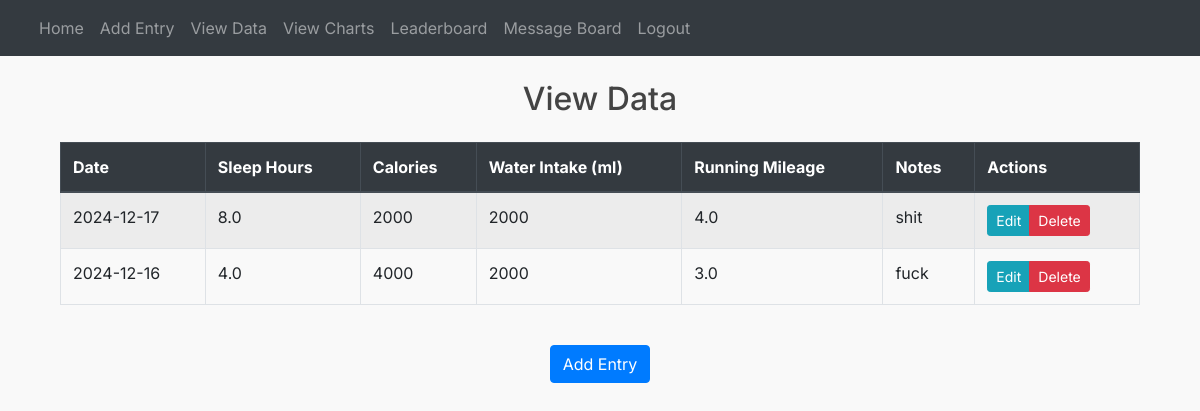
The page /view_data (signed in) on the database its author committed.
### website/models.py (models this page shows)
class Entry(db.Model):
    id = db.Column(db.Integer, primary_key=True)
    date = db.Column(db.Date, default=datetime.date.today)
    sleep_hours = db.Column(db.Float, default=0)
    calories = db.Column(db.Integer, default=0)
    water_intake = db.Column(db.Integer, default=0)
    running_mileage = db.Column(db.Float, default=0)
    notes = db.Column(db.Text, nullable=True)
    user_id = db.Column(db.Integer, db.ForeignKey('user.id'))

### website/views.py (the view)
@views.route('/view_data', methods=['GET', 'POST'])
@login_required
def view_data():
    entries = Entry.query.filter_by(user_id=current_user.id).order_by(Entry.date.desc()).all()
    print(f"Found {len(entries)} entries for user {current_user.id}")  # Debug print
    for entry in entries:
        print(f"Entry {entry.id}: date={entry.date}, sleep={entry.sleep_hours}, calories={entry.calories}, water={entry.water_intake}, miles={entry.running_mileage}")  # Debug print
    return render_template("view_data.html", user=current_user, entries=entries, chart_data=True)

### website/__init__.py (called while the page is built)
@event.listens_for(Engine, "connect")
def set_sqlite_pragma(dbapi_connection, connection_record):
    if isinstance(dbapi_connection, sqlite3.Connection):
        cursor = dbapi_connection.cursor()
        cursor.execute("PRAGMA foreign_keys=ON")
        cursor.close()

def create_app():
    app = Flask(__name__)
    app.config['DEBUG'] = True
    app.config['SECRET_KEY'] = 'chenburger'
    app.config['SQLALCHEMY_DATABASE_URI'] = f'sqlite:///{DB_NAME}'
    app.config['SQLALCHEMY_TRACK_MODIFICATIONS'] = False
    db.init_app(app)
    migrate = Migrate(app, db)
    socketio.init_app(app)
    from .views import views
    from .auth import auth
    app.register_blueprint(auth, url_prefix='/')
    app.register_blueprint(views, url_prefix='/')
    from .models import User, Entry
    with app.app_context():
        db.create_all()
    login_manager = LoginManager()
    login_manager.login_view = 'auth.login'
    login_manager.init_app(app)
    @login_manager.user_loader
    def load_user(id):
        return User.query.get(int(id))
    return app

### website/templates/view_data.html
{% extends "base.html" %}
{% block content %}
{% if user.is_authenticated %}
<div class="container mt-4">
    <h2 class="mb-4 text-center typewriter">View Data</h2>
    <div class="table-responsive">
        <table class="table table-striped table-bordered table-hover">
            <thead class="thead-dark">
                <tr>
                    <th scope="col">Date</th>
                    <th scope="col">Sleep Hours</th>
                    <th scope="col">Calories</th>
                    <th scope="col">Water Intake (ml)</th>
                    <th scope="col">Running Mileage</th>
                    <th scope="col">Notes</th>
                    <th scope="col">Actions</th>
                </tr>
            </thead>
            <tbody>
                {% for entry in entries %}
                <tr>
                    <td>{{ entry.date }}</td>
                    <td>{{ entry.sleep_hours }}</td>
                    <td>{{ entry.calories }}</td>
                    <td>{{ entry.water_intake }}</td>
                    <td>{{ entry.running_mileage }}</td>
                    <td>{{ entry.notes }}</td>
                    <td>
                        <div class="btn-group" role="group">
                            <a href="{{ url_for('views.edit_entry', entry_id=entry.id) }}" class="btn btn-info btn-sm">Edit</a>
                            <a href="{{ url_for('views.delete_entry', entry_id=entry.id) }}"
                               class="btn btn-danger btn-sm"
                               onclick="return confirm('Are you sure you want to delete this entry?');">Delete</a>
                        </div>
                    </td>
                </tr>
                {% endfor %}
            </tbody>
        </table>
    </div>
    <div class="text-center mt-4">
        <a href="{{ url_for('views.add_entry') }}" class="btn btn-primary">Add Entry</a>
    </div>
</div>
{% else %}
    <p>Please log in.</p>
{% endif %}
{% endblock %}

### website/static/styles.css (style rules this page uses)
body { font-family: 'Inter', -apple-system, BlinkMacSystemFont, 'Segoe UI', Roboto, Oxygen, Ubuntu, Cantarell, sans-serif; color: #444; background-color: #f9f9f9; }
.typewriter { position: relative; width: 100%; overflow: hidden; }
h2.typewriter::after { content: ''; position: absolute; right: 0; top: 0; height: 100%; width: 100%; background: white; border-left: 2px solid #666; animation: typing 0.5s steps(30) forwards; }
.table-responsive { margin-top: 20px; }
.table th { background-color: #f8f9fa; }

### rows shown on the page
Entry: date "2024-12-17", sleep_hours "8.0", calories "2000", water_intake "2000", running_mileage "4.0", notes "shit"
Entry: date "2024-12-16", sleep_hours "4.0", calories "4000", water_intake "2000", running_mileage "3.0", notes "fuck"
